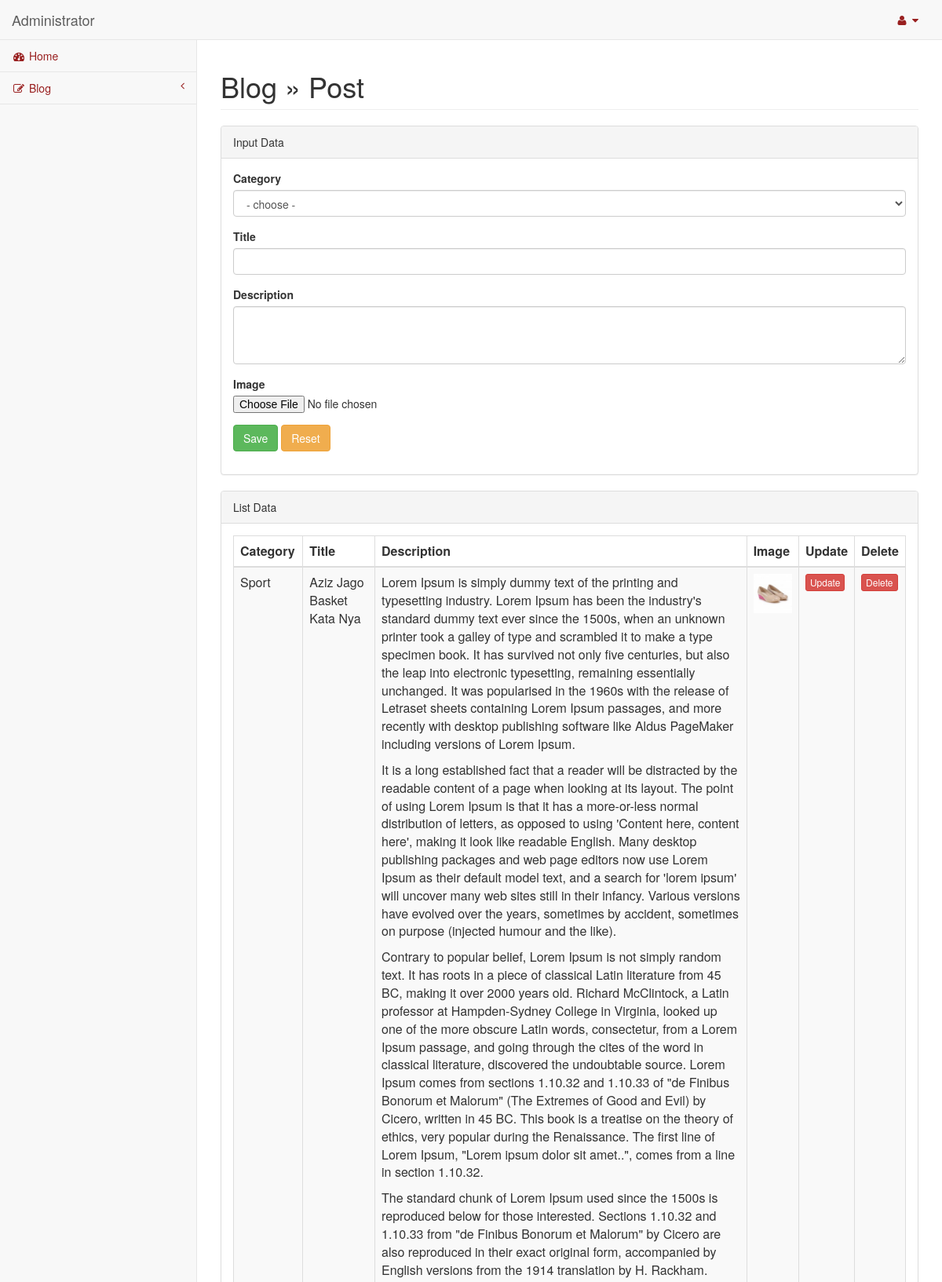
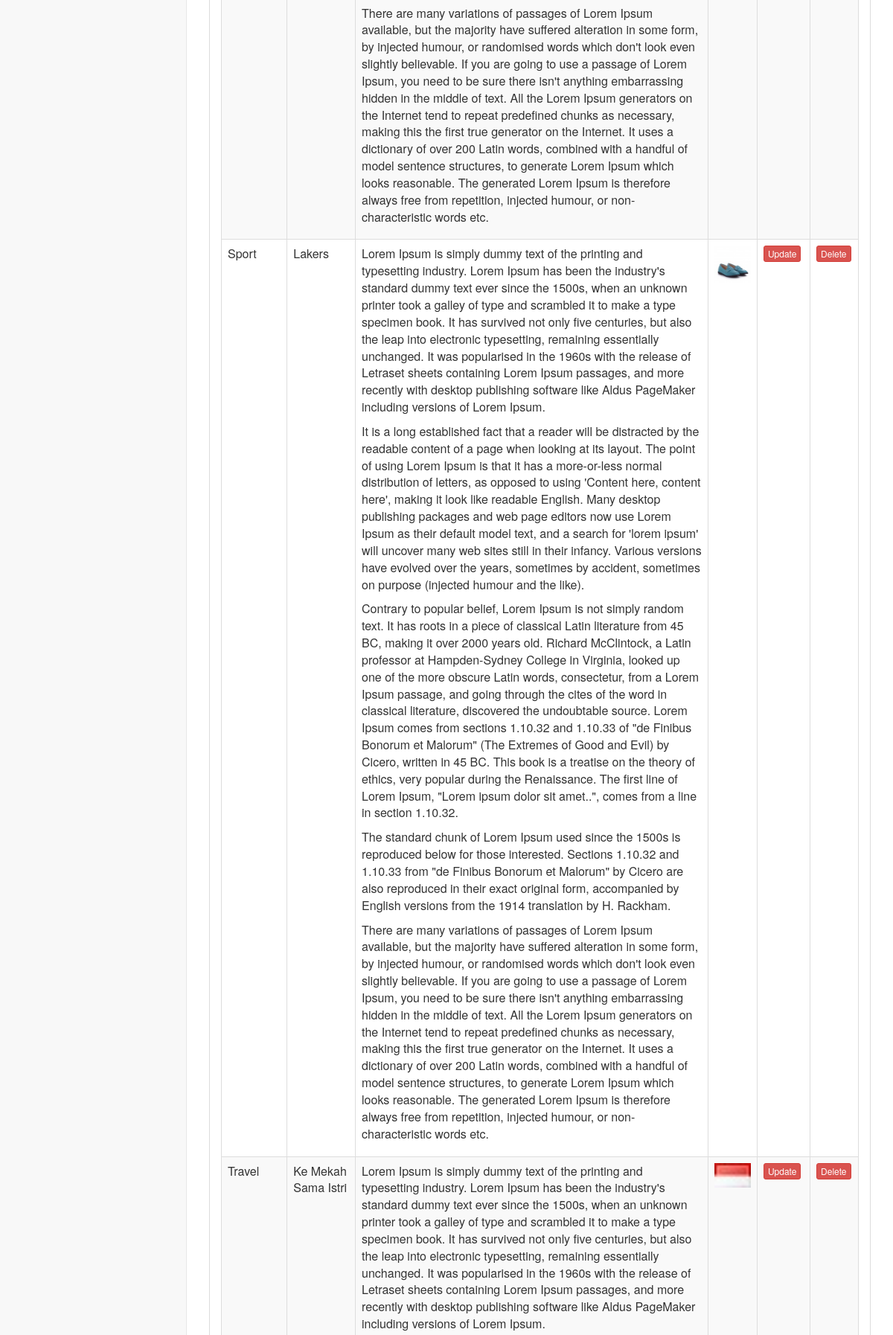
Page /admin/index.php?post (signed in, upper part) on the committed database (2 pictures, top to bottom).
### tables this page shows
CREATE TABLE `post` (
  `id` int(11) NOT NULL,
  `category_id` int(11) NOT NULL,
  `title` varchar(255) NOT NULL,
  `description` text NOT NULL,
  `image` varchar(255) NOT NULL,
  `date` datetime NOT NULL
);

CREATE TABLE `category` (
  `id` int(11) NOT NULL,
  `category_name` varchar(255) NOT NULL,
  `icon` varchar(255) NOT NULL
);

### admin/page/blog/post.php (the view, shortened to what this page needs)
<?php
$post = mysqli_query($conn,"select post.*, category.category_name from post, category where post.category_id = category.id order by post.id desc");
?>
<div class="row">
    <div class="col-lg-12">
        <h1 class="page-header">Blog &raquo; Post</h1>
    </div>
</div>
<div class="row">
    <div class="col-lg-12">
        <div class="panel panel-default">
            <div class="panel-heading">
                Input Data
            </div>
            <div class="panel-body">
                <div class="row">
                    <div class="col-lg-12">
                        <form role="form" action="" method="post" enctype="multipart/form-data">
                            <div class="form-group">
                                <label>Category</label>
                                <select class="form-control" name="category_id">
                                    <option value=""> - choose - </option>
                                </select>
                            </div>
                            <div class="form-group">
                                <label>Title</label>
                                <input class="form-control" type="text" name="title" />
                            </div>
                            <div class="form-group">
                                <label>Description</label>
                                <textarea class="form-control" rows="3" name="editor1" id="CKEditor"></textarea>
                            </div>
                            <div class="form-group">
                                <label>Image</label>
                                <input type="file" name="file" />
                            </div>
                            <button type="submit" name="submit" class="btn btn-success">Save</button>
                            <button type="reset" class="btn btn-warning">Reset</button>
                        </form>
                    </div>
                </div>
            </div>
        </div>
        <div class="panel panel-default">
            <div class="panel-heading">
                List Data
            </div>
            <div class="panel-body">
                <div class="table-responsive">
                    <table class="table table-striped table-bordered table-hover" id="dataTables-example">
                        <thead>
                            <tr>
                                <th>Category</th>
                                <th>Title</th>
                                <th>Description</th>
                                <th>Image</th>
                                <th>Update</th>
                                <th>Delete</th>
                            </tr>
                        </thead>
                        <tbody>
                          <?php if(mysqli_num_rows($post)) { ?>
                            <?php while($row_post=mysqli_fetch_array($post)) { ?>
                            <tr>
                                <td><?php echo $row_post["category_name"] ?></td>
                                <td><?php echo $row_post["title"] ?></td>
                                <td><?php echo $row_post["description"] ?></td>
                                <td>
                                  <?php if($row_post["image"]==""){
                                    echo "<img src='asset/no-image.png' width='88' />";
                                  }else{ ?>
                                    <img src="../upload/<?php echo $row_post["image"] ?>" width="88" class="img-responsive" />
                                  <?php } ?>
                                </td>
                                <td class="center"><a href="index.php?post-update=<?php echo $row_post["id"] ?>" class="btn btn-danger btn-xs" type="button">Update</a></td>
                                <td class="center"><a href="index.php?post-delete=<?php echo $row_post["id"] ?>" class="btn btn-danger btn-xs" type="button">Delete</a></td>
                            </tr>
                            <?php } ?>
                          <?php } ?>
                        </tbody>
                    </table>
                </div>
            </div>
        </div>
    </div>
</div>

### admin/css/sb-admin.css (style rules this page uses)
body { background-color: #f8f8f8; padding-top: 100px; }
@media (min-width:768px) { body { padding-top: 50px; } }
a { color: #992020; }

### rows in the picture
post: category.category_name "Sport", title "Aziz Jago Basket Kata Nya", description "Lorem Ipsum is simply dummy text of the printing and typesetting industry. Lorem Ipsum has been the industry's standard dummy text ever since the 1500s, when an unknown printer took a galley of type and scrambled it to make a type specimen book. It has survived not only five centuries, but also the leap into electronic typesetting, remaining essentially unchanged. It was popularised in the 1960s with the release of Letraset sheets containing Lorem Ipsum passages, and more recently with desktop publishing software like Aldus PageMaker including versions of Lorem Ipsum. It is a long established fact that a reader will be distracted by the readable content of a page when looking at its layout.…", image (picture)
post: category.category_name "Sport", title "Lakers", description "Lorem Ipsum is simply dummy text of the printing and typesetting industry. Lorem Ipsum has been the industry's standard dummy text ever since the 1500s, when an unknown printer took a galley of type and scrambled it to make a type specimen book. It has survived not only five centuries, but also the leap into electronic typesetting, remaining essentially unchanged. It was popularised in the 1960s with the release of Letraset sheets containing Lorem Ipsum passages, and more recently with desktop publishing software like Aldus PageMaker including versions of Lorem Ipsum. It is a long established fact that a reader will be distracted by the readable content of a page when looking at its layout.…", image (picture)
post: category.category_name "Travel", title "Ke Mekah Sama Istri", description "Lorem Ipsum is simply dummy text of the printing and typesetting industry. Lorem Ipsum has been the industry's standard dummy text ever since the 1500s, when an unknown printer took a galley of type and scrambled it to make a type specimen book. It has survived not only five centuries, but also the leap into electronic typesetting, remaining essentially unchanged. It was popularised in the 1960s with the release of Letraset sheets containing Lorem Ipsum passages, and more recently with desktop publishing software like Aldus PageMaker including versions of Lorem Ipsum.", image (picture)
